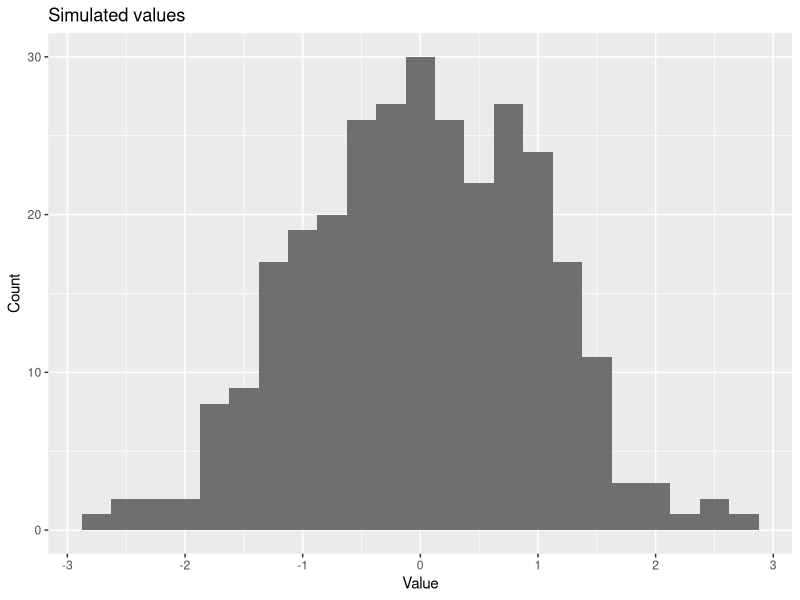
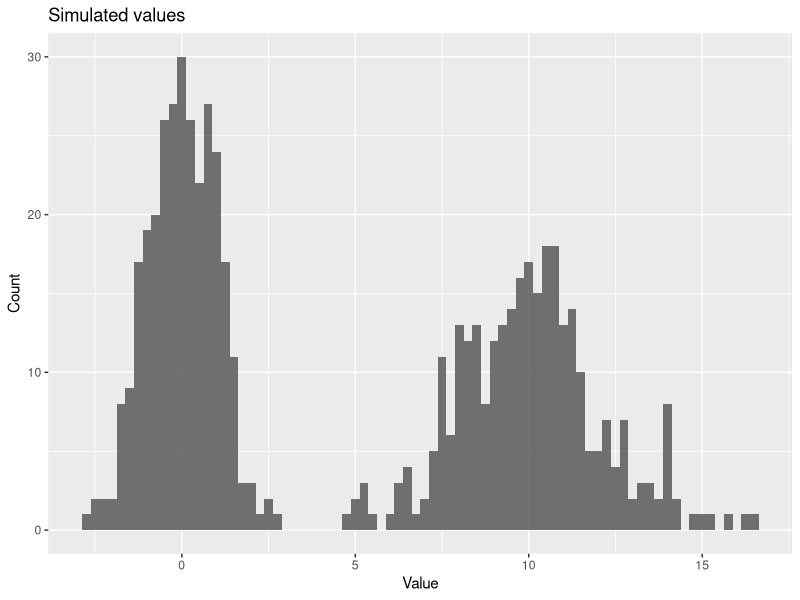
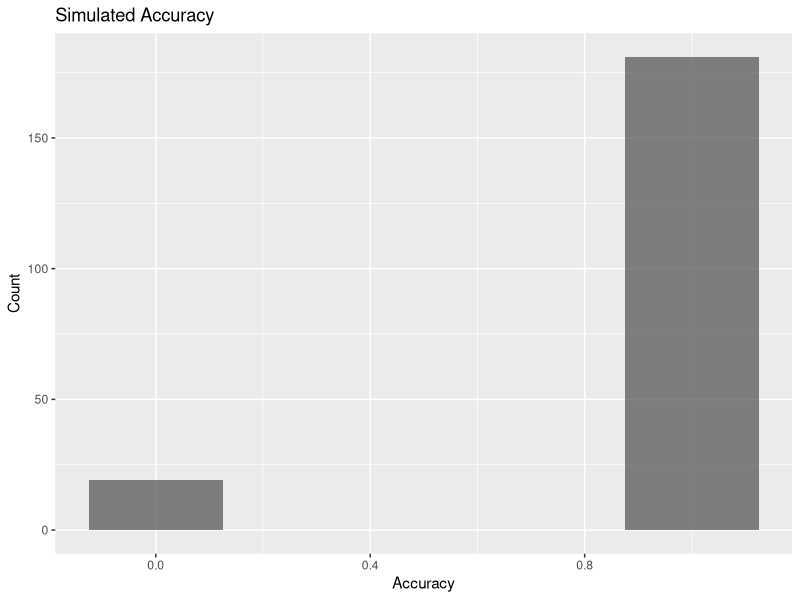
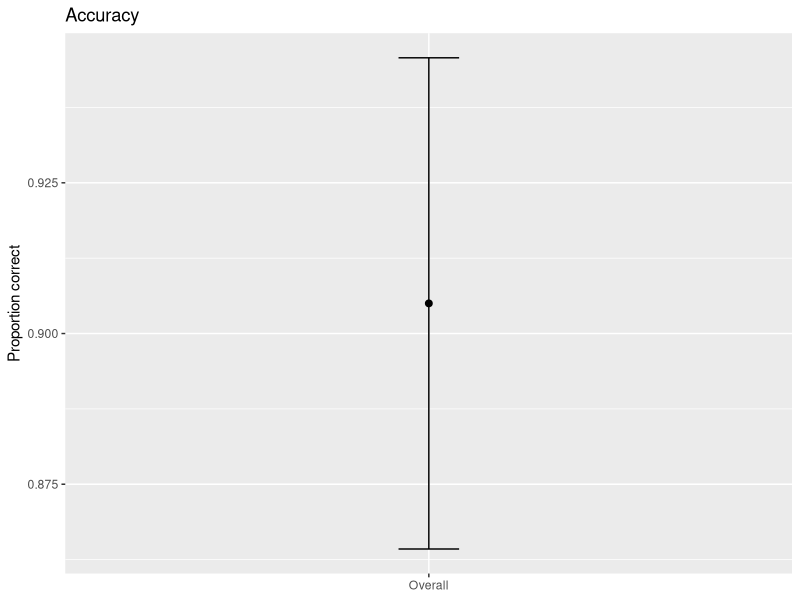
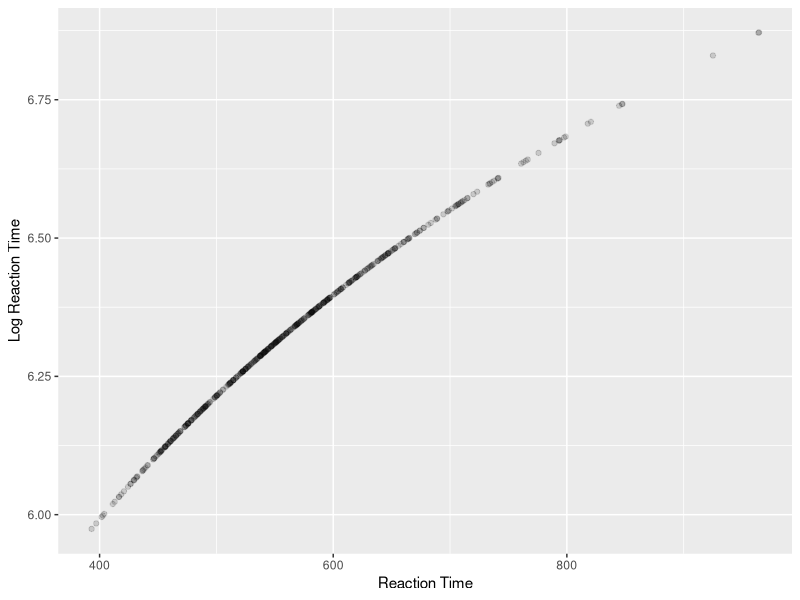
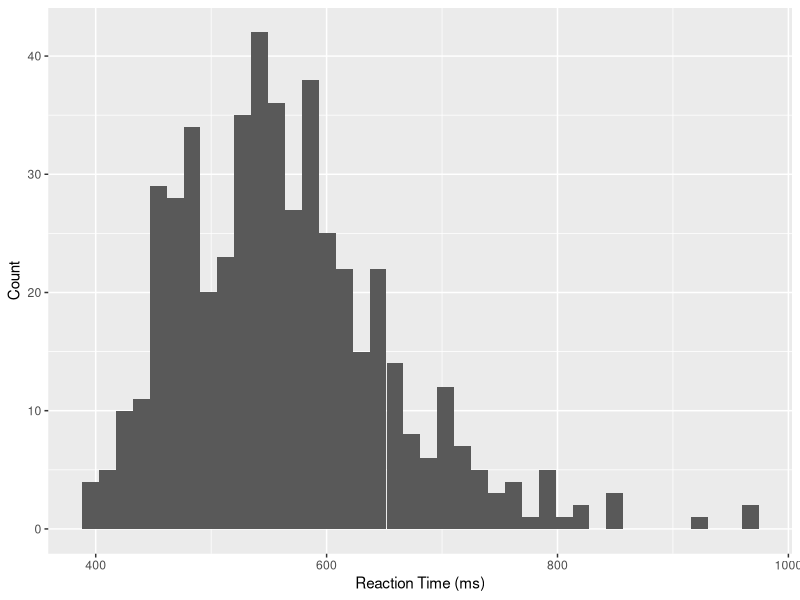
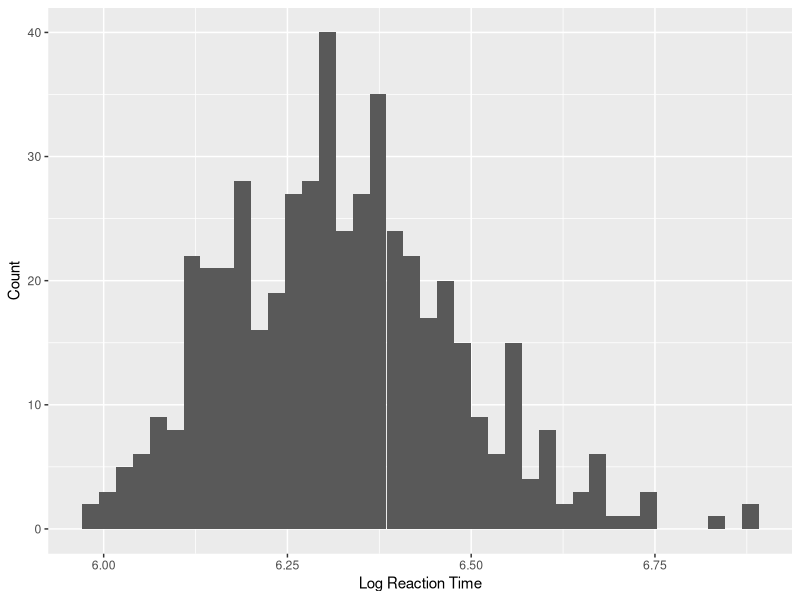
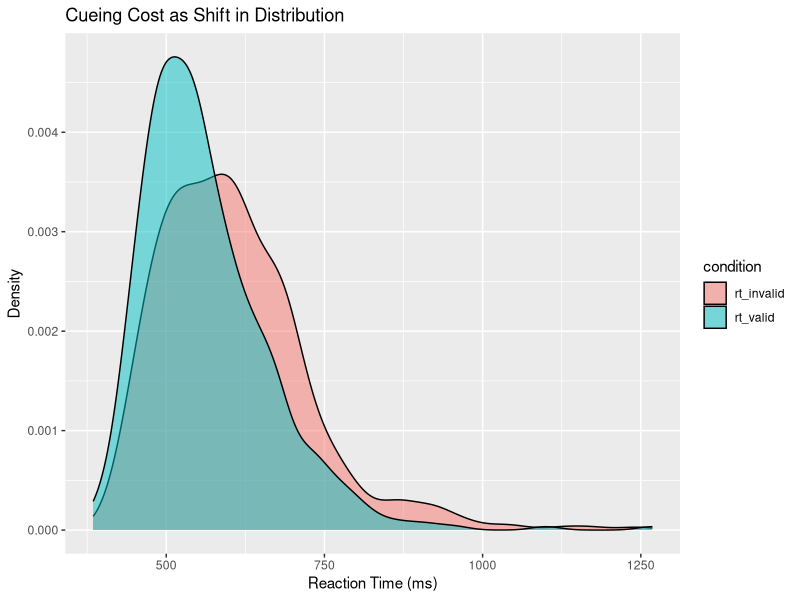

Reproduce these figures in R, in order.
## ---- chunk 1
#| label: setup
library(tidyverse)
set.seed(2025)

## ---- chunk 2

# you can play around with these
n <- 300 # number of datapoints
mu <- 0 # mean of the distribution
sd_norm <- 1 # sd of the distribution

# rnorm is your simulation function here
# take a look at how it's used by typing `?rnorm` in the Console
## note that this function is taking the inputs you specified above -- it doesn't matter what these are called
norm_df <- tibble(sim_values = rnorm(n, mu, sd_norm))

# so you know, this code would do the same thing
# norm_df <- tibble(sim_values = rnorm(300, 0, 1))

# okay, check out the top of this dataframe
head(norm_df)
## ---- chunk 3
# TODO: Calculate mean, sd, and n for norm_df
# Hint: Use summarise() with mean(), sd(), and n()
norm_df_summary = norm_df %>%
  summarise(mean = mean(norm_df$sim_values),
            sd = sd(norm_df$sim_values),
            n = n())
print(norm_df_summary)
          
# What happens if you increase the "n"? How do these summaries change?
## ---- chunk 4
ggplot(norm_df, aes(x=sim_values)) +
  geom_histogram(binwidth = 0.25, alpha = 0.85) +
  labs(title = "Simulated values", x = "Value", y = "Count")
## ---- chunk 5
##changing mu and sd to new values
mu_new = 10 
sd_norm_new = 2 

## creating a new dataset w/ new values
norm_df_new <- tibble(sim_values = rnorm(n, mu_new, sd_norm_new))
## ---- chunk 6
#summarising the mean, sd, n, and median (new kind of summary stat)
norm_df_summary_new = norm_df_new %>%
  summarise(mean = mean(norm_df_new$sim_values),
            median = median(norm_df_new$sim_values),
            sd = sd(norm_df_new$sim_values),
            n = n())
print(norm_df_summary_new)
## ---- chunk 7
combined = rbind(norm_df, norm_df_new)

ggplot(combined, aes(x=sim_values)) +
  geom_histogram(binwidth = 0.25, alpha = 0.85) +
  labs(title = "Simulated values", x = "Value", y = "Count")
## ---- chunk 8
#| label: binom-bernoulli
# TODO: create a simulated dataframe using rbinom (remember, you can look at the help for the function)
# Hint: Use tibble() and rbinom(n=200, size=1, prob=0.92)
binom_df = tibble(sim_acc = rbinom(n = 200, size = 1, prob = 0.92))

# TODO: summarise and count
# Hint: Use summarise() to calculate proportion correct and n, then count(acc) for the count table
binom_df_summary = binom_df %>%
  summarise(prop_correct = mean(binom_df$sim_acc),
            n = n())
print(binom_df_summary)

binom_df %>%
  count(sim_acc)
## ---- chunk 9
## TO DO: Make a histogram of these values
# Hint: Use ggplot() with geom_histogram()
ggplot(binom_df, aes(x=sim_acc)) +
  geom_histogram(binwidth = 0.25, alpha = 0.75) +
  labs(title = "Simulated Accuracy", x = "Accuracy", y = "Count")
## ---- chunk 10
# TODO: plot overall proportion 
# Hint:  use `stat_summary(fun = mean)` for the mean


# TODO: Plot some measure of variability (SD or 95% CI)
# Hint: stat_summary(fun.data = mean_se, fun.args = list(mult = 1.96), geom = "errorbar", width = 0.1) +
# mean_se(mult = 1.96) gives the mean +/- 1.96 standard errors, an approximate 95% CI
# You have to give stat_summary an x-value, but since there isn't really one here you can just give it a label (e.g., "overall")

ggplot(binom_df, aes(x = 'Overall', y = sim_acc)) +  
  stat_summary(fun = mean, geom = "point", size = 2) +
  stat_summary(fun.data = mean_se, fun.args = list(mult = 1.96), geom = "errorbar", width = 0.1) +
  labs(x = NULL, y = "Proportion correct", title = "Accuracy")
## ---- chunk 11
#| label: binom-conditions-blocks
# TODO: simulate
# Hint: Create a tibble with condition, block, and acc columns
# Use rep() to repeat conditions and blocks appropriately
# Use rbinom() with different probabilities for easy vs hard conditions

binom_df_new = tibble(condition = rep(c("easy", "hard"), each = 100), 
         block = rep(rep(1:4, each = 25), times = 2),
         sim_acc_new = c(rbinom(n = 100, size = 1, prob = 0.97),
                         rbinom(n = 100, size = 1, prob = 0.87)))

# TODO: Check per-block counts
# Hint: Use add_count() and distinct()
binom_df_new %>%
  add_count(block, name = "n_block") %>%
  distinct(block, n_block)

# TODO: Summaries by condition × block
# Hint: Use group_by() and summarise()
 binom_df_new_summary = binom_df_new %>%
  group_by(condition, block) %>%
  summarise(prop_acc = mean(sim_acc_new),
            total_trials = n(),
            .groups = "drop")

# TODO: Pivot wider
# Hint: Use pivot_wider() to make conditions into separate columns
binom_df_new_summary_wide = binom_df_new_summary %>%
  pivot_wider(names_from = condition,
              values_from = prop_acc)
## ---- chunk 12
# Helper: shifted lognormal RTs (t0 + LogNormal(meanlog, sdlog))
r_shifted_lognorm <- function(n, t0, meanlog, sdlog) {
  t0 + rlnorm(n, meanlog = meanlog, sdlog = sdlog)
}
## ---- chunk 13
#| label: lognormal-single
# TODO: Simulate RTs and their logged RTs
# Hint: Use the r_shifted_lognorm() function with the specified parameters
# Create a tibble with rt and log_rt columns

rt_df = tibble(rt = r_shifted_lognorm(n = 500,
                                      t0 = 300,
                                      meanlog = log(250),
                                      sdlog = 0.35),
               log_rt = log(rt))
## ---- chunk 14
# TODO: Plot rt vs log_rt
# Hint: ggplot() with geom_point()
ggplot(rt_df, aes(x = rt, y = log_rt)) +
  geom_point(alpha = 0.15) +
  labs(x = "Reaction Time", y = "Log Reaction Time")
## ---- chunk 15
# TODO: histograms of rt and log_rt
# Hint: ggplot() with geom_histogram(), as in section A

##plotting rt
ggplot(rt_df, aes(x = rt)) +
  geom_histogram(bins = 40) +
  labs(x = "Reaction Time (ms)", y = "Count")

##plotting log_rt
ggplot(rt_df, aes(x = log_rt)) +
  geom_histogram(bins = 40) +
  labs(x = "Log Reaction Time", y = "Count")
## ---- chunk 16
# TODO: summaries
# Hint: Use summarise() to calculate mean_rt, median_rt, max_rt, sd_rt

rt_df_summary = rt_df %>%
  summarise(mean_rt = mean(rt),
            median_rt = median(rt),
            max_rt = max(rt),
            sd_rt = sd(rt))

print(rt_df_summary)
## ---- chunk 17
# TODO: Simulate RTs for valid and invalid conditions
# Hint: Use r_shifted_lognorm() with different parameters for each condition
# Invalid cues should be slower (higher meanlog)

rt_df_valid_invalid = tibble(rt_valid = r_shifted_lognorm(500, t0 = 300, meanlog = log(250), sdlog = 0.35), rt_invalid = r_shifted_lognorm(500, t0 = 300, meanlog = log(290), sdlog = 0.35))
## ---- chunk 18
# TODO: Use pivot_longer to reshape the data
# Hint: Convert rt_valid and rt_invalid columns into rt and condition columns
rt_df_valid_invalid_long = rt_df_valid_invalid %>%
  pivot_longer(cols = c(rt_valid, rt_invalid),
               names_to = "condition",
               values_to = "rt")
## ---- chunk 19

# TODO: group_by() condition and summarise mean_rt, sd_rt
# Hint: Use group_by(condition) then summarise()

rt_df_valid_invalid_long_summary = rt_df_valid_invalid_long %>%
  group_by(condition) %>%
  summarise(mean_rt = mean(rt),
            sd_rt = sd(rt),
            n = n())
print(rt_df_valid_invalid_long_summary)
## ---- chunk 20
## TODO: Use ggplot to make density plot of simulated data
# Hint: Use geom_density() with fill=condition in aes()

ggplot(rt_df_valid_invalid_long, aes(x = rt, fill = condition)) +
  geom_density(alpha = 0.5) +
  labs(title = "Cueing Cost as Shift in Distribution", x = "Reaction Time (ms)", y = "Density")
## ---- chunk 21
# TODO: Simulate multiple participants
# Hint: Use a for loop to iterate over participants
# Each participant should have different baseline shifts
# Use bind_rows() to combine all participant data
## ---- chunk 22
# TODO: Summarize by participant and condition
# Hint: Use group_by(participant, condition) and summarise()
## ---- chunk 23
# TODO: Plot average RTs and 95 CIs over individual subjects
# Hint: Use stat_summary() for means and CIs, geom_point() for individual data
